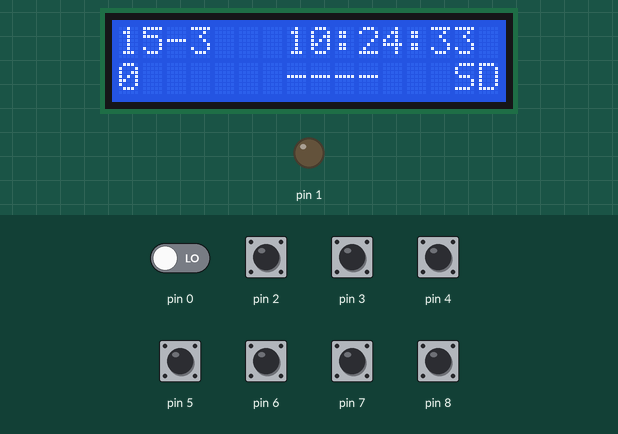
Simulated run of this sketch. Board: Arduino Uno, built with avr-gcc and run on an emulated ATmega328P. Shown: 16×2 character LCD, output pins drawn as LEDs (lit = HIGH). The test bench sets the inputs (shaded band); at power-on: pin 2–8 HIGH, pin 0 LOW. The local clock reads 2024-03-15 10:24:30 at power-on unless the sketch sets it; storage starts empty; EEPROM starts erased.

Above: at 3.2 s.
3.3 s: pin 2 pulled LOW for 0.15 s
5.0 s: pin 3 pulled LOW for 0.15 s
At 5.15 s:
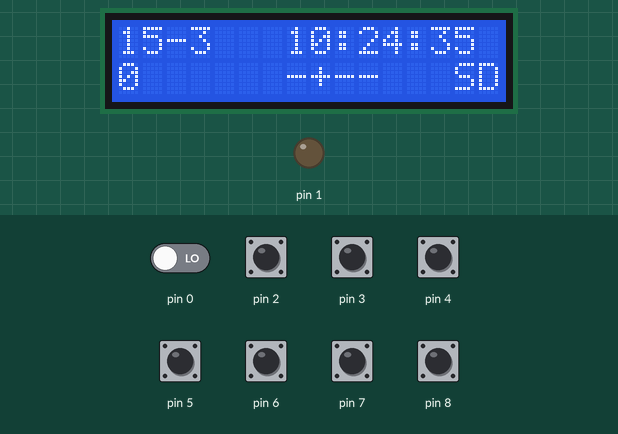
6.7 s: pin 4 pulled LOW for 0.15 s
At 6.83 s:
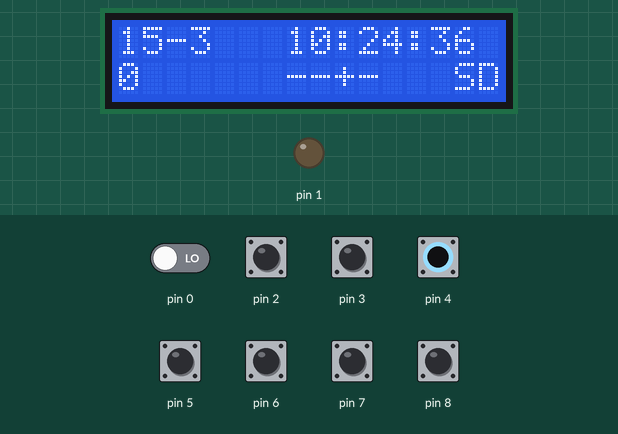
9.8 s: pin 5 pulled LOW for 0.15 s
At 9.98 s:
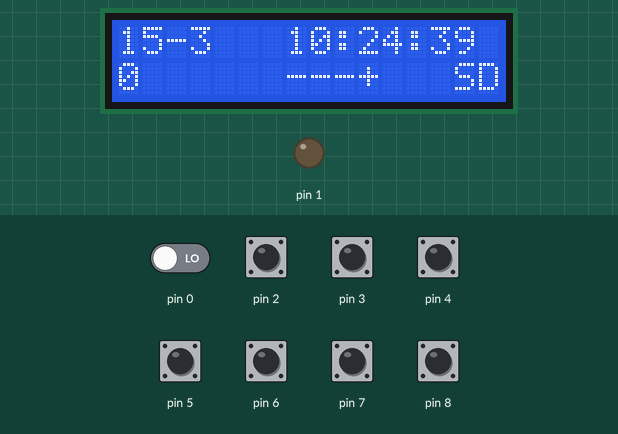
12.9 s: pin 2 pulled LOW for 1 s
At 13.8 s:
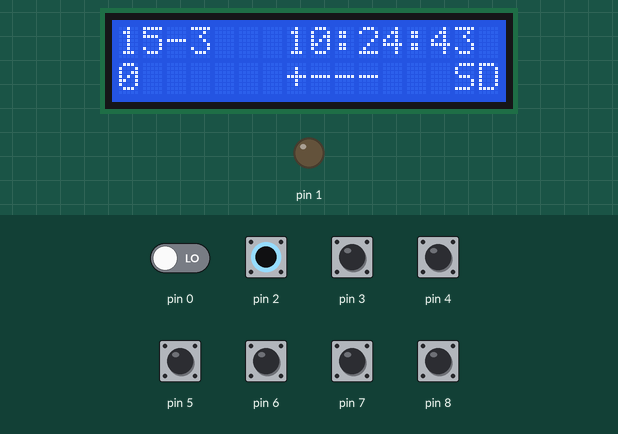
16.9 s: pin 3 pulled LOW for 1 s
At 17.4 s:
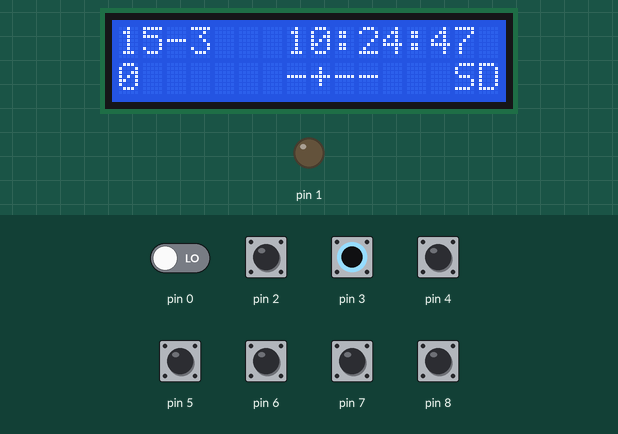

The sketch:

ToiletStuffLoggerSDLCDandButtonsPress1.2.ino
```cpp
#include <SD.h>
#include <SPI.h>
#include <Wire.h>
#include <LiquidCrystal_I2C.h>

#include <EEPROM.h>

#include "RTClib.h"

RTC_DS1307 RTC;


LiquidCrystal_I2C lcd(0x27, 2, 1, 0, 4, 5, 6, 7, 3, POSITIVE);  // Set the LCD I2C address

//button States monitoring in BITS
byte buttonnow = 1024; //stores button values and default is high
byte buttonpast = 1024;

byte buttonscoring = 0;
unsigned int howmanytimesbuttonpushed;
//button timing
unsigned long timethreshold = 2; // in seconds
unsigned long currenttime;
unsigned long pushtime[4] = {0,0,0,0} ;

//bool filewriteallowed = 0;
byte filewriteallowed = 0;

int CS_PIN = 10;
File file;

void setup()   {
  DDRD = B00000010;    //inputs serial io
  pinMode(2, INPUT_PULLUP);
  pinMode(3, INPUT_PULLUP);
  pinMode(4, INPUT_PULLUP);
  pinMode(5, INPUT_PULLUP);
  pinMode(6, INPUT_PULLUP);
  pinMode(7, INPUT_PULLUP);
  pinMode(8, INPUT_PULLUP);

  if(!digitalRead(8))EEPROMUpdateInt(2,0); //reset counter

   howmanytimesbuttonpushed = EEPROMReadInt(2);

  //Serial.begin(9600);

  lcd.begin(16,2);
  lcd.backlight();

    Wire.begin();
    RTC.begin();
  // Check to see if the RTC is keeping time.  If it is, load the time from your computer.
  if (! RTC.isrunning()) {
    lcd.clear();
    lcd.print("RTC is NOT running!");
    // This will reflect the time that your sketch was compiled
    RTC.adjust(DateTime(__DATE__, __TIME__));
  }

   initializeSD();
   delay(2000);

}


void loop() {
   DateTime now = RTC.now();
  currenttime = now.unixtime();
  buttonnow = PIND >> 2;

  for(int i=0; i<4; i++)
  {

    if (bitRead(buttonnow,i) != bitRead(buttonpast,i) && bitRead(buttonnow,i) == LOW) pushtime[i] = currenttime;
    else if (bitRead(buttonnow,i) == LOW && bitRead(buttonpast,i) == LOW)
    {
      if (currenttime - pushtime[i] >= timethreshold )
      {
        if (!bitRead(buttonscoring,i))
        {
          //howmanytimesbuttonpushed++; // moved to file writing section // this is continuing growing when pressed, make it happen once (debounce in a way)
          bitWrite(filewriteallowed,i,1);
          //filewriteallowed = 1; // replace that with goto either allow that to be logged twice , because if 2 buttons pressed at the same second will cause only 1 record...
        }
        //log that to sd card
        bitWrite(buttonscoring,i,HIGH);
      }
    }
    else if (bitRead(buttonnow,i) != bitRead(buttonpast,i) && bitRead(buttonnow,i) == HIGH)
    {
      //releasetime = currenttime;
      //durationtime = releasetime - pushtime;
      // log that somewhere if needed
      bitWrite(buttonscoring,i,LOW);
     }
    else if (bitRead(buttonnow,i) == bitRead(buttonpast,i)); //nothing happens a.k.a default button state is HIGH;
    else;

  }


 lcd.clear();


    lcd.print(now.day(), DEC);
    lcd.print('-');
    lcd.print(now.month(), DEC);
    //lcd.print('-');
    //lcd.print(now.year(), DEC);
    lcd.print("   ");
    lcd.print(now.hour(), DEC);
    lcd.print(':');
    lcd.print(now.minute(), DEC);
    lcd.print(':');
    lcd.print(now.second(), DEC);


  lcd.setCursor(0,1);
  lcd.print(howmanytimesbuttonpushed);

  lcd.setCursor(7,1);

//  for(int i=0; i<4; i++)
//  {
//    if(occupied[i] == HIGH) lcd.print("*");
//    else lcd.print("-");
//  }

  for(int i=0; i<4; i++)
  {
    if(bitRead(buttonnow,i)) lcd.print("-");  // !!!! not pressed button  =  1 because internal pullup
    else if(bitRead(buttonscoring,i)) lcd.print("*");
    else lcd.print("+");
  }


  if(!SD.exists("test.csv"))
  {
    file = SD.open("test.csv", FILE_WRITE);
    file.println("sep=;");
    file.println("PersonNr; PissoirNr; Date ");
    file.close();
  }


  file = SD.open("test.csv", FILE_WRITE);

    lcd.setCursor(14,1);
  if (file)  {    lcd.print("SD");   }
  else  {    lcd.print("!!");   }
  delay(50);

  if(filewriteallowed)  // and make for loop for 4 and relying on buttonnow decide to write mutiple times if buttons were pressed at exactly same time
  {
    for (int i = 0; i<4; i++)
    {
      if(!bitRead(filewriteallowed,i) ) //if currently multiple button is pressed log each of them
      {
        howmanytimesbuttonpushed++;
  file.print(howmanytimesbuttonpushed);
  file.print(";");
  file.print(i+1);
  file.print(";");
    file.print(now.day(), DEC);
    file.print('-');
    file.print(now.month(), DEC);
    file.print('-');
    file.print(now.year(), DEC);
    file.print(' ');
    file.print(now.hour(), DEC);
    file.print(':');
    file.print(now.minute(), DEC);
    file.print(':');
    file.print(now.second(), DEC);
    file.println();
      }
     }

  }
  file.close();


  filewriteallowed = 0;
  buttonpast = buttonnow;
  //number=howmanytimesbuttonpushed;
  EEPROMUpdateInt(2,howmanytimesbuttonpushed);
  if (howmanytimesbuttonpushed > 65000)howmanytimesbuttonpushed=0;
}


void initializeSD()
{
 // Serial.println("InitSD");
  pinMode(CS_PIN, OUTPUT);

  if (SD.begin())
  {
  lcd.print("SD ready!");
  } else
  {
  lcd.print("SD init failed!");
    return;
  }
}


//This function will write a 2 byte integer to the eeprom at the specified address and address + 1
void EEPROMUpdateInt(int p_address, int p_value)
     {
     byte lowByte = ((p_value >> 0) & 0xFF);
     byte highByte = ((p_value >> 8) & 0xFF);

     EEPROM.update(p_address, lowByte);
     EEPROM.update(p_address + 1, highByte);
     }

//This function will read a 2 byte integer from the eeprom at the specified address and address + 1
unsigned int EEPROMReadInt(int p_address)
     {
     byte lowByte = EEPROM.read(p_address);
     byte highByte = EEPROM.read(p_address + 1);

     return ((lowByte << 0) & 0xFF) + ((highByte << 8) & 0xFF00);
     }
```

Measured:
- after the input at 5.0 s, the display: changes after 0.06 s (image 1)
- after the input at 6.7 s, the display: changes after 0.09 s (image 2)
- after the input at 9.8 s, the display: changes after 0.09 s (image 3)
- after the input at 12.9 s, the display: first changes after 0.09 s (image 4 shows a later state)
- after the input at 16.9 s, the display: first changes after 0.10 s (image 5 shows a later state)
